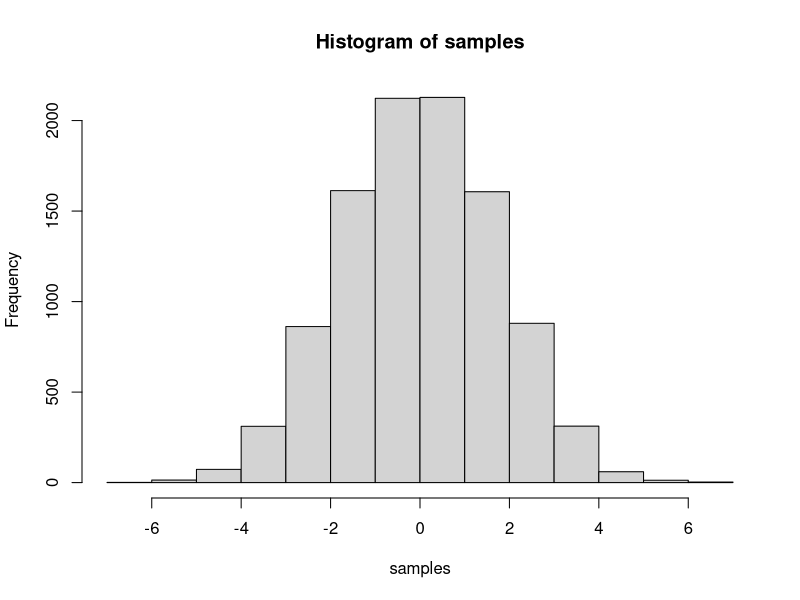

Reproduce this figure in R.

# for a mean-zero normal mixture distribution
#  with 50% probability on each distribution,
#  calculate the variance needed for each component
#  given the offset (c) from the grand mean (assumed 0)
#  and the desired marginal variance (V)

mu = 0
V = 3
c = 1
n = 10000
prob = 0.5
( v.each = V - c^2 )  # from theory

components = sample(1:2,
                    prob=c(0.5, 0.5),
                    size=n,
                    replace=TRUE)
mus <- c(-c, c)
sds <- sqrt(c(v.each, v.each))

samples <- rnorm(n=n,mean=mus[components],sd=sds[components])
hist(samples)



##################### T-DIST #####################


mu = 0.5
V = 0.25^2
q = 0.7
n = 10000
df = 2*V / (V-1)

Xn = rnorm( 
            mean = mu, 
            sd = sqrt(V),
            n = n )
sum(Xn > q) / length(Xn)

# https://stackoverflow.com/questions/17843497/sampling-from-a-t-distribution-in-r
df = 3
Xt = rt(n, df=df) * sqrt(V * (df-2)/df) + mu
sum(Xt > q) / length(Xt)


##################### UNIFORM MIXTURE #####################

# generate from a uniform mixture with endpoints [-b, -a] and [a, b]
#  but shifted so that the grand mean is mu
runif2 = function(n,
                  mu,
                  V) {
  # calculate lower limit for positive distribution, a
  # arbitrary, but can't have too large or else it;s impossible to find
  #  a valid b
  a = sqrt(V)/2  
  
  # calculate upper endpoint for positive distribution, b
  b = abs( 0.5 * ( sqrt(3) * sqrt( 4*V - a^2 ) - a ) )
           
  #b = 0.6

  # prior to mean shift
  components = sample(1:2,
                      prob=c(0.5, 0.5),
                      size=n,
                      replace=TRUE)
  
  mins = c( -b, a )
  maxes = c( -a, b )

  samples = runif(n=n,
                  min=mins[components],
                  max=maxes[components])

  # mean-shift them
  samples = samples + mu
  
  return( list(x = samples,
               a = a, 
               b = b) )
}

# # sanity check
# mu = 0.5
# V = 0.1^2
# fake = runif2( n = 10000,
#                mu = mu, 
#                V = V)$x
# 
# hist(fake)
# mean(fake)
# var(fake); V


# calculate quantile
qunif2 = function(p, 
                  mu,
                  V) {
  
  # calculate lower limit for positive distribution, a
  a = sqrt(V)/2  
  
  # calculate upper endpoint for positive distribution, b
  b = abs( 0.5 * ( sqrt(3) * sqrt( 4*V - a^2 ) - a ) )
  
  # in this case, easy because the q must be within
  #  the negative distribution
  if (p < 0.5) {
    # total length of support, not counting the gap, 
    #  is (b-a)*2
    # we want a point that is p% of the way through the support
    
    # from the lower endpoint of the negative dist, add the proportion of that interval
    q.shift = -b + p * (b-a)*2
  }
  
  else if (p == 0.5) q.shift = 0
  
  # now we're in the positive part of the distribution
  else if (p > 0.5) {
    # subtract the 0.5 that's used up by the negative dist
    # so we want a point that is (p-0.5)% of the way into the support
    #  of the positive part
    #  and the positive part has support length (b-a)
    #q.shift = a + (p - 0.5) * (b-a)
    
    #browser()
    q.temp = -b + p * (b-a)*2
    q.shift = q.temp + 2*a
  }
  
  q = q.shift + mu
  return(q)
}

# # sanity check
# mu = 0.5
# V = 0.1^2
# fake = runif2( n = 10000,
#                mu = mu,
#                V = V)
# 
# hist(fake$x)
# mean(fake$x)
# var(fake$x); V
# 
# p = 0.1
# ( q = qunif2( p = p, 
#         mu = mu, 
#         V = V) )
# sum(fake$x < q) / length(fake$x); p
# # works :) 

